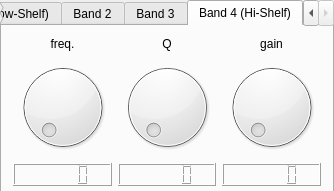
<?xml version="1.0" encoding="UTF-8"?>
<ui version="4.0">
 <class>MainWindow</class>
 <widget class="QMainWindow" name="MainWindow">
  <property name="geometry">
   <rect>
    <x>0</x>
    <y>0</y>
    <width>334</width>
    <height>191</height>
   </rect>
  </property>
  <property name="windowTitle">
   <string>MainWindow</string>
  </property>
  <widget class="QWidget" name="centralWidget">
   <widget class="QTabWidget" name="tabWidget">
    <property name="geometry">
     <rect>
      <x>0</x>
      <y>0</y>
      <width>334</width>
      <height>199</height>
     </rect>
    </property>
    <property name="autoFillBackground">
     <bool>false</bool>
    </property>
    <property name="currentIndex">
     <number>3</number>
    </property>
    <widget class="QWidget" name="band1tab">
     <attribute name="title">
      <string>Band 1 (Low-Shelf)</string>
     </attribute>
     <layout class="QGridLayout" name="gridLayout">
      <item row="0" column="0">
       <widget class="QLabel" name="label">
        <property name="text">
         <string>freq.</string>
        </property>
        <property name="alignment">
         <set>Qt::AlignCenter</set>
        </property>
       </widget>
      </item>
      <item row="0" column="1">
       <widget class="QLabel" name="label_2">
        <property name="text">
         <string>Q</string>
        </property>
        <property name="alignment">
         <set>Qt::AlignCenter</set>
        </property>
       </widget>
      </item>
      <item row="0" column="2">
       <widget class="QLabel" name="label_3">
        <property name="text">
         <string>gain</string>
        </property>
        <property name="alignment">
         <set>Qt::AlignCenter</set>
        </property>
       </widget>
      </item>
      <item row="1" column="0">
       <widget class="QDial" name="freqDial_1"/>
      </item>
      <item row="1" column="1">
       <widget class="QDial" name="qDial_1"/>
      </item>
      <item row="1" column="2">
       <widget class="QDial" name="gainDial"/>
      </item>
      <item row="2" column="0">
       <widget class="QLCDNumber" name="freqLcd_1"/>
      </item>
      <item row="2" column="1">
       <widget class="QLCDNumber" name="qLcd_1"/>
      </item>
      <item row="2" column="2">
       <widget class="QLCDNumber" name="gainLcd_1"/>
      </item>
     </layout>
    </widget>
    <widget class="QWidget" name="band2tab">
     <attribute name="title">
      <string>Band 2</string>
     </attribute>
     <layout class="QGridLayout" name="gridLayout_2">
      <item row="0" column="0">
       <widget class="QLabel" name="label_6">
        <property name="text">
         <string>freq.</string>
        </property>
        <property name="alignment">
         <set>Qt::AlignCenter</set>
        </property>
       </widget>
      </item>
      <item row="0" column="1">
       <widget class="QLabel" name="label_5">
        <property name="text">
         <string>Q</string>
        </property>
        <property name="alignment">
         <set>Qt::AlignCenter</set>
        </property>
       </widget>
      </item>
      <item row="0" column="2">
       <widget class="QLabel" name="label_4">
        <property name="text">
         <string>gain</string>
        </property>
        <property name="alignment">
         <set>Qt::AlignCenter</set>
        </property>
       </widget>
      </item>
      <item row="1" column="0">
       <widget class="QDial" name="freqDial_2"/>
      </item>
      <item row="1" column="1">
       <widget class="QDial" name="qDial_2"/>
      </item>
      <item row="1" column="2">
       <widget class="QDial" name="gainDial_2"/>
      </item>
      <item row="2" column="0">
       <widget class="QLCDNumber" name="freqLcd_2"/>
      </item>
      <item row="2" column="1">
       <widget class="QLCDNumber" name="qLcd_2"/>
      </item>
      <item row="2" column="2">
       <widget class="QLCDNumber" name="gainLcd_2"/>
      </item>
     </layout>
    </widget>
    <widget class="QWidget" name="band3tab">
     <attribute name="title">
      <string>Band 3</string>
     </attribute>
     <layout class="QGridLayout" name="gridLayout_3">
      <item row="0" column="0">
       <widget class="QLabel" name="label_9">
        <property name="text">
         <string>freq.</string>
        </property>
        <property name="alignment">
         <set>Qt::AlignCenter</set>
        </property>
       </widget>
      </item>
      <item row="0" column="1">
       <widget class="QLabel" name="label_8">
        <property name="text">
         <string>Q</string>
        </property>
        <property name="alignment">
         <set>Qt::AlignCenter</set>
        </property>
       </widget>
      </item>
      <item row="0" column="2">
       <widget class="QLabel" name="label_7">
        <property name="text">
         <string>gain</string>
        </property>
        <property name="alignment">
         <set>Qt::AlignCenter</set>
        </property>
       </widget>
      </item>
      <item row="1" column="0">
       <widget class="QDial" name="gainDial_3"/>
      </item>
      <item row="1" column="1">
       <widget class="QDial" name="qDial_3"/>
      </item>
      <item row="1" column="2">
       <widget class="QDial" name="dial_7"/>
      </item>
      <item row="2" column="0">
       <widget class="QLCDNumber" name="freqLcd_3"/>
      </item>
      <item row="2" column="1">
       <widget class="QLCDNumber" name="gainLcd_3"/>
      </item>
      <item row="2" column="2">
       <widget class="QLCDNumber" name="lcdNumber_7"/>
      </item>
     </layout>
    </widget>
    <widget class="QWidget" name="band4tab">
     <attribute name="title">
      <string>Band 4 (Hi-Shelf)</string>
     </attribute>
     <layout class="QGridLayout" name="gridLayout_4">
      <item row="0" column="0">
       <widget class="QLabel" name="label_12">
        <property name="text">
         <string>freq.</string>
        </property>
        <property name="alignment">
         <set>Qt::AlignCenter</set>
        </property>
       </widget>
      </item>
      <item row="0" column="1">
       <widget class="QLabel" name="label_11">
        <property name="text">
         <string>Q</string>
        </property>
        <property name="alignment">
         <set>Qt::AlignCenter</set>
        </property>
       </widget>
      </item>
      <item row="0" column="2">
       <widget class="QLabel" name="label_10">
        <property name="text">
         <string>gain</string>
        </property>
        <property name="alignment">
         <set>Qt::AlignCenter</set>
        </property>
       </widget>
      </item>
      <item row="1" column="0">
       <widget class="QDial" name="freqDial_4"/>
      </item>
      <item row="1" column="1">
       <widget class="QDial" name="qDial_4"/>
      </item>
      <item row="1" column="2">
       <widget class="QDial" name="gainDial_4"/>
      </item>
      <item row="2" column="0">
       <widget class="QLCDNumber" name="freqLcd_4"/>
      </item>
      <item row="2" column="1">
       <widget class="QLCDNumber" name="gainLcd_4"/>
      </item>
      <item row="2" column="2">
       <widget class="QLCDNumber" name="lcdNumber_10"/>
      </item>
     </layout>
    </widget>
   </widget>
  </widget>
 </widget>
 <layoutdefault spacing="6" margin="11"/>
 <resources/>
 <connections/>
</ui>
